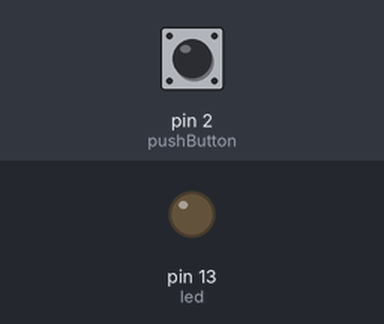
The sketch below on a simulated Arduino Uno, built with avr-gcc and run on an emulated ATmega328P. Shown: output pins drawn as LEDs (lit = HIGH). The test bench sets the inputs (shaded band); at power-on: pin 2 (pushButton) LOW.

Above: at 1.2 s.
1.3 s: pin 2 (pushButton) pulled HIGH for 0.15 s
At 1.37 s:
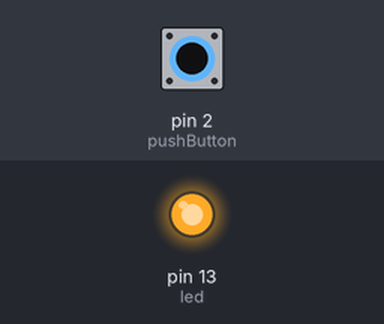
2.9 s: pin 2 (pushButton) pulled HIGH for 3.2 s
At 7.2 s:
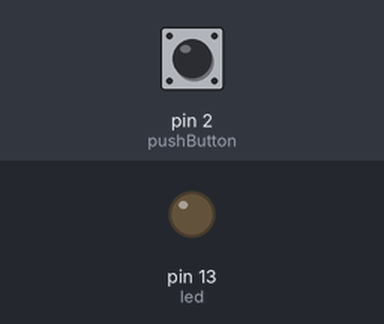
Timing chart, 0 to 8.7 s (numbered marks = the images above; inputs shaded):
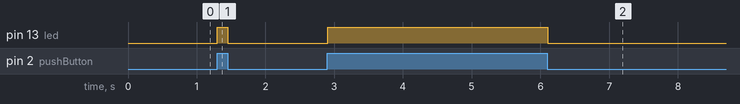

Measured:
- after the input at 1.3 s, pin 13 (led): LOW → HIGH at once, → LOW 0.15 s later
- after the input at 2.9 s, pin 13 (led): LOW → HIGH at once, → LOW 3.2 s later

The sketch:

Button_Led.ino
```cpp
int pushButton = 2;
int led = 13;

void setup() {
  Serial.begin(9600);
  pinMode(pushButton, INPUT);
  pinMode(led, OUTPUT);
}

// the loop routine runs over and over again forever:
void loop() {
  // read the input pin:
  int buttonState = digitalRead(pushButton);
  // print out the state of the button:
  digitalWrite(led, buttonState);
  delay(10);        // delay in between reads for stability
}
```
